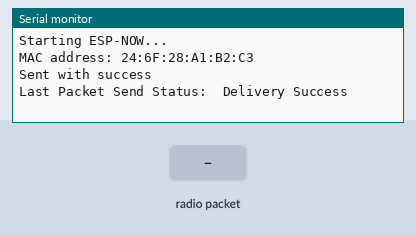
Bench run of a program on a simulated ESP32. On the bench: the last lines printed to the serial monitor. Inputs (shaded band) come from the test bench.

Above: at 1.2 s.
1.3 s: radio packet "1" arrives
At 2.5 s:
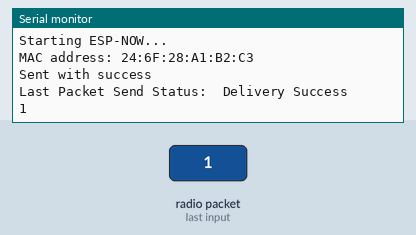
2.8 s: radio packet "0" arrives
At 3.8 s:
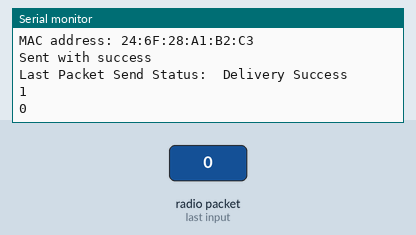
4.3 s: radio packet "2" arrives
At 4.9 s:
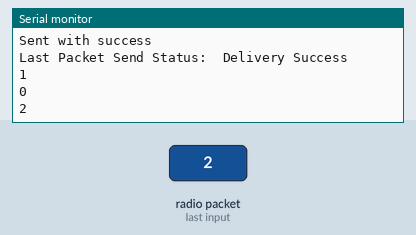

The program:

main.cpp
```cpp
// (licence header left out)
#include <esp_now.h>
#include <HardwareSerial.h>
#include <WiFi.h>

// REPLACE WITH YOUR RECEIVER MAC Address
uint8_t broadcastAddress[] = {0x24, 0x6F, 0x28, 0x80, 0x2F, 0x14};

bool messageReceived = false;

// callback function that will be executed when data is received
void OnDataRecv(const uint8_t * mac, const uint8_t *incomingData, int len) {

  Serial.println((char *)incomingData);

  messageReceived = true;
}
// callback when data is sent
void OnDataSent(const uint8_t *mac_addr, esp_now_send_status_t status) {
  Serial.print("\r\nLast Packet Send Status:\t");
  Serial.println(status == ESP_NOW_SEND_SUCCESS ? "Delivery Success" : "Delivery Fail");
}

void setup() {
  // Init Serial Monitor
  Serial.begin(115200);

  // Set device as a Wi-Fi Station
  WiFi.mode(WIFI_STA);

  // Init ESP-NOW
  if (esp_now_init() != ESP_OK) {
    Serial.println("Error initializing ESP-NOW");
    return;
  }

  // Once ESPNow is successfully Init, we will register for recv CB to
  // get recv packer info
  esp_now_register_recv_cb(OnDataRecv);

  Serial.println("Starting ESP-NOW...");
  Serial.printf("MAC address: ");
  Serial.println(WiFi.macAddress());

  // Once ESPNow is successfully Init, we will register for Send CB to
  // get the status of Trasnmitted packet
  esp_now_register_send_cb(OnDataSent);

  // Register peer
  esp_now_peer_info_t peerInfo;
  memcpy(peerInfo.peer_addr, broadcastAddress, 6);
  peerInfo.channel = 0;
  peerInfo.encrypt = false;

  // Add peer
  if (esp_now_add_peer(&peerInfo) != ESP_OK){
    Serial.println("Failed to add peer");
    return;
  }
}

void loop() {
  // Set values to send
  char payload[] = "ESP NOW test data";

  // Send message via ESP-NOW
  esp_err_t result = esp_now_send(broadcastAddress, (uint8_t *) payload, sizeof(payload));

  if (result == ESP_OK) {
    Serial.println("Sent with success");
  }
  else {
    Serial.println("Error sending the data");
  }

  delay(9000);
}
```

Measured:
- after the input at 1.3 s, the serial monitor: prints a new line after 0.05 s (image 1)
- after the input at 2.8 s, the serial monitor: prints a new line after 0.05 s (image 2)
- after the input at 4.3 s, the serial monitor: prints a new line after 0.05 s (image 3)
